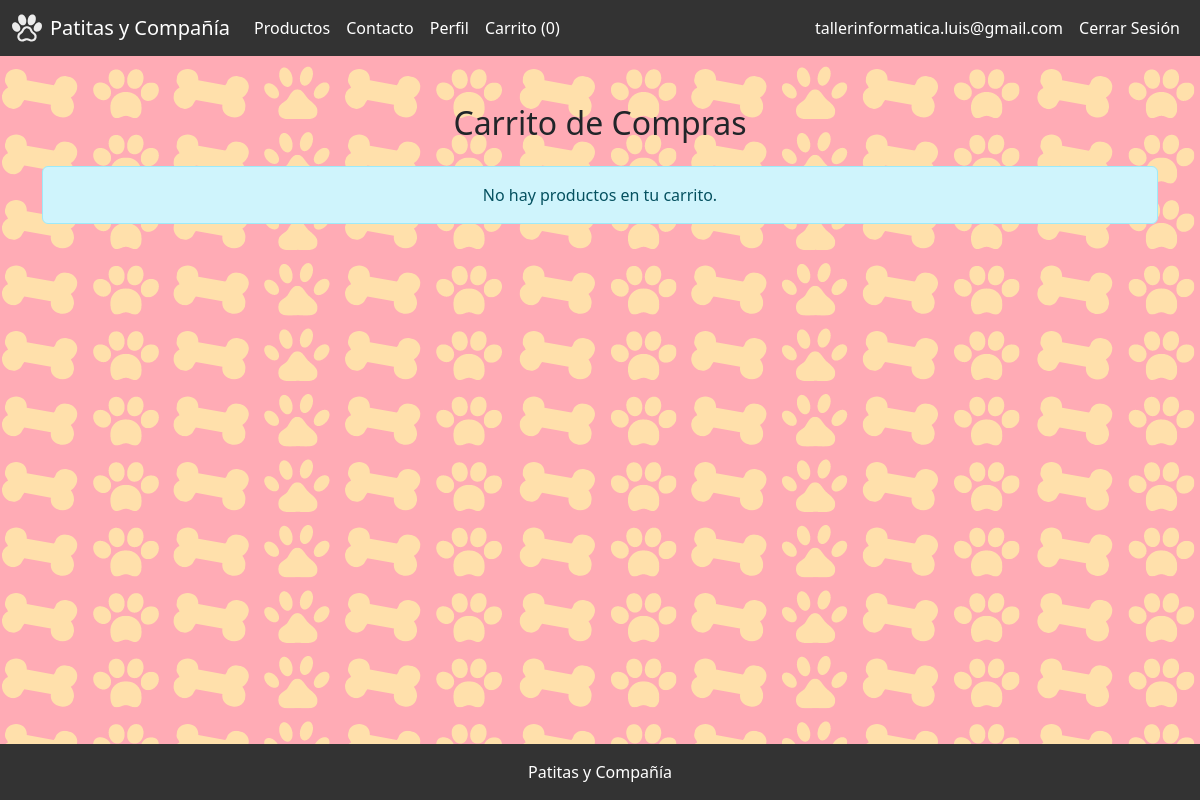
The app's page /cart/ (signed in), older data.
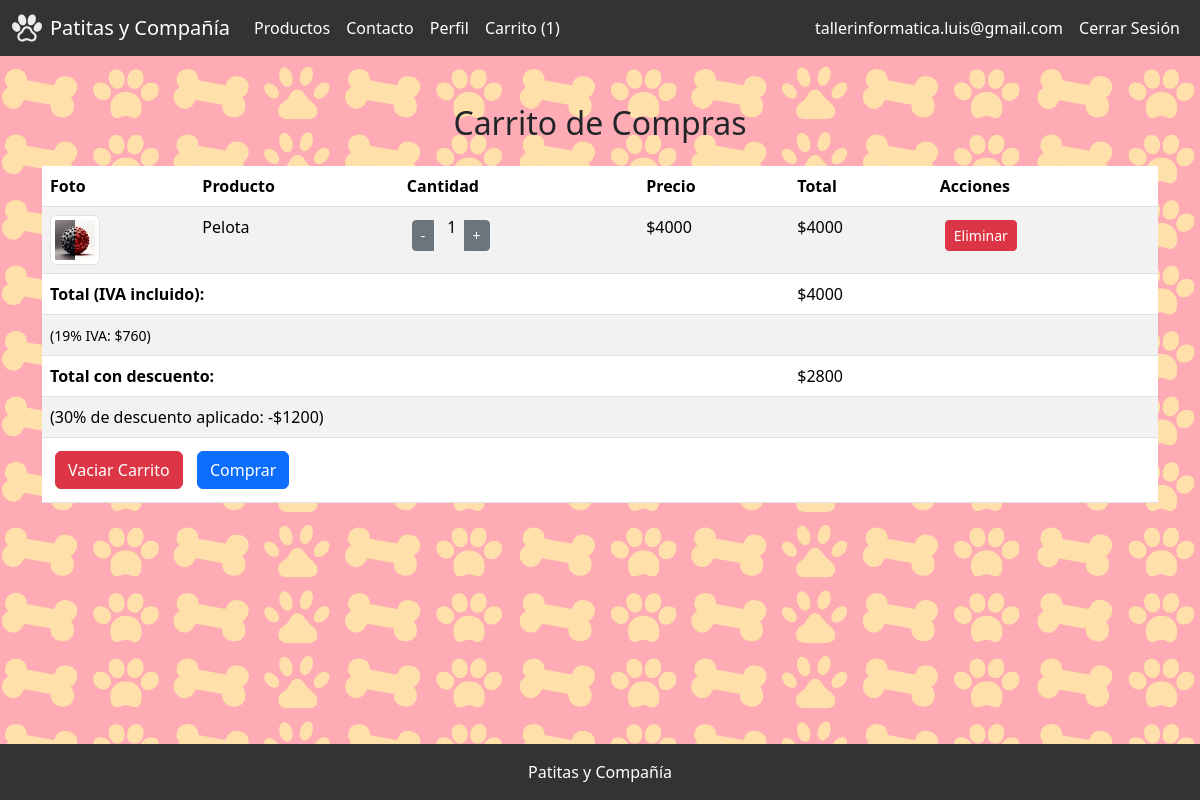
The same page, newer data.
### patitasYCompania/models.py (models this page shows, shortened)
class CartItem(models.Model):
    user = models.ForeignKey(User, on_delete=models.CASCADE)
    producto = models.ForeignKey(Producto, on_delete=models.CASCADE)
    quantity = models.PositiveIntegerField(default=1)

class Producto(models.Model):
    nombre = models.CharField(max_length=100)
    precio = models.DecimalField(max_digits=10, decimal_places=0)
    descripcion = models.TextField()
    foto = models.ImageField(upload_to='productos/')

### patitasYCompania/views.py (the view)
# urls.py: path('cart/', views.cart, name='cart'),
@login_required
def cart(request):
    cart_items = CartItem.objects.filter(user=request.user)
    subtotal = sum(Decimal(item.producto.precio) * item.quantity for item in cart_items)
    iva = subtotal * Decimal('0.19')
    total_iva = subtotal
    if not request.user.profile.has_purchased:
        descuento = total_iva * Decimal('0.30')
        total_con_descuento = total_iva - descuento
    else:
        descuento = Decimal('0')
        total_con_descuento = total_iva
    subtotal = str(int(subtotal))
    iva = str(int(iva))
    total_iva = str(int(total_iva))
    total_con_descuento = str(int(total_con_descuento))
    descuento = str(int(descuento))
    return render(request, 'patitasYCompania/cart.html', {
        'cart_items': cart_items,
        'subtotal': subtotal,
        'total_iva': total_iva,
        'iva': iva,
        'descuento': descuento,
        'total_con_descuento': total_con_descuento,
    })

### patitasYCompania/templatetags/custom_filters.py (called while the page is built)
@register.filter
def multiply(value, arg):
    return value * arg

### patitasYCompania/templates/patitasycompania/cart.html (shortened to what this page needs)
{% extends 'patitasYCompania/base.html' %}
{% load custom_filters %}
{% block content %}
<div class="container mt-5">
    <h2 class="mb-4 text-center">Carrito de Compras</h2>
    {% if cart_items %}
    <table class="table table-striped table-hover">
        <thead class="thead-dark">
            <tr>
                <th>Foto</th>
                <th>Producto</th>
                <th>Cantidad</th>
                <th>Precio</th>
                <th>Total</th>
                <th>Acciones</th>
            </tr>
        </thead>
        <tbody>
            {% for item in cart_items %}
            <tr>
                <td><img src="{{ item.producto.foto.url }}" alt="{{ item.producto.nombre }}" width="50" class="img-thumbnail"></td>
                <td>{{ item.producto.nombre }}</td>
                <td>
                    <div class="input-group">
                        <button class="btn btn-secondary btn-sm" onclick="updateCart('{{ item.id }}', 'decrement')">-</button>
                        <span class="mx-2">{{ item.quantity }}</span>
                        <button class="btn btn-secondary btn-sm" onclick="updateCart('{{ item.id }}', 'increment')">+</button>
                    </div>
                </td>
                <td>${{ item.producto.precio }}</td>
                <td>${{ item.quantity|multiply:item.producto.precio }}</td>
                <td>
                    <form method="post" action="{% url 'remove_from_cart' item.id %}">
                        <button type="submit" class="btn btn-danger btn-sm">Eliminar</button>
                    </form>
                </td>
            </tr>
            {% endfor %}
            <tr>
                <td colspan="4" class="text-right"><strong>Total (IVA incluido):</strong></td>
                <td colspan="2">${{ subtotal }}</td>
            </tr>
            <tr>
                <td colspan="4" class="text-right"><small>(19% IVA: ${{ iva }})</small></td>
                <td colspan="2"></td>
            </tr>
            {% with descuento_valido=descuento|add:0 %}
            {% if descuento_valido > 0 %}
            <tr>
                <td colspan="4" class="text-right"><strong>Total con descuento:</strong></td>
                <td colspan="2">${{ total_con_descuento }}</td>
            </tr>
            <tr>
                <td colspan="4" class="text-right">(30% de descuento aplicado: -${{ descuento_valido }})</td>
                <td colspan="2"></td>
            </tr>
            {% else %}
            <tr>
                <td colspan="4" class="text-right"><strong>Total a pagar:</strong></td>
                <td colspan="2">${{ total_con_descuento }}</td>
            </tr>
            {% endif %}
            {% endwith %}
            <tr>
                <td colspan="6" class="text-right">
                    <a href="{% url 'clear_cart' %}" class="btn btn-danger mr-2">Vaciar Carrito</a>
                    <a href="{% url 'checkout' %}" class="btn btn-primary">Comprar</a>
                </td>
            </tr>
        </tbody>
    </table>
    {% else %}
    <div class="alert alert-info text-center" role="alert">
        No hay productos en tu carrito.
    </div>
    {% endif %}
</div>
{% endblock %}

### patitasYCompania/templates/patitasycompania/navbar.html (shortened to what this page needs)
{% load static %}
<nav class="navbar navbar-expand-lg">
    <div class="container-fluid">
        <a class="navbar-brand d-flex align-items-center" href="{% url 'index' %}">
            <img src="{% static 'img/logo.svg' %}" alt="Logo" width="30" height="30" class="d-inline-block align-text-top me-2">
            <span style="color: #fff;">Patitas y Compañía</span>
        </a>
        <div class="collapse navbar-collapse" id="navbarNav">
            <ul class="navbar-nav me-auto mb-2 mb-lg-0">
                <li class="nav-item">
                    <a class="nav-link" href="{% url 'product_list' %}">Productos</a>
                </li>
                <li class="nav-item">
                    <a class="nav-link" href="{% url 'contact' %}">Contacto</a>
                </li>
                {% if user.is_authenticated %}
                    <li class="nav-item">
                        <a class="nav-link" href="{% url 'user_profile' %}">Perfil</a>
                    </li>
                    <li class="nav-item">
                        <a class="nav-link" href="{% url 'cart' %}">
                            Carrito
                            {% if user.is_authenticated %}
                                ({{ request.user.cartitem_set.count }})
                            {% endif %}
                        </a>
                    </li>
                {% endif %}
            </ul>
            <ul class="navbar-nav">
                {% if user.is_authenticated %}
                    <li class="nav-item">
                        <a class="nav-link" href="{% url 'user_profile' %}">{{ user.email }}</a>
                    </li>
                    <li class="nav-item">
                        <a class="nav-link" href="{% url 'logout' %}">Cerrar Sesión</a>
                    </li>
                {% endif %}
            </ul>
        </div>
    </div>
</nav>

Row changes from the older to the newer data that the page shows:
added CartItem: producto.foto (picture), producto.nombre "Pelota", quantity "1", producto.precio "4000", quantity|multiply "4000"
Text that changed along with them:
{{ request.user.cartitem_set.count }}: "0" → "1"
{{ subtotal }}: (not shown) → "4000"
{{ iva }}: (not shown) → "760"
{{ total_con_descuento }}: (not shown) → "2800"
{{ descuento_valido }}: (not shown) → "1200"
text no longer shown: "No hay productos en tu carrito."
text now shown: "Foto Producto Cantidad Precio Total Acciones Total (IVA incluido): $ (19% IVA: $ ) Total con descuento: $ (30% de descuento aplicado: -$ ) Vaciar Carrito Comprar"
